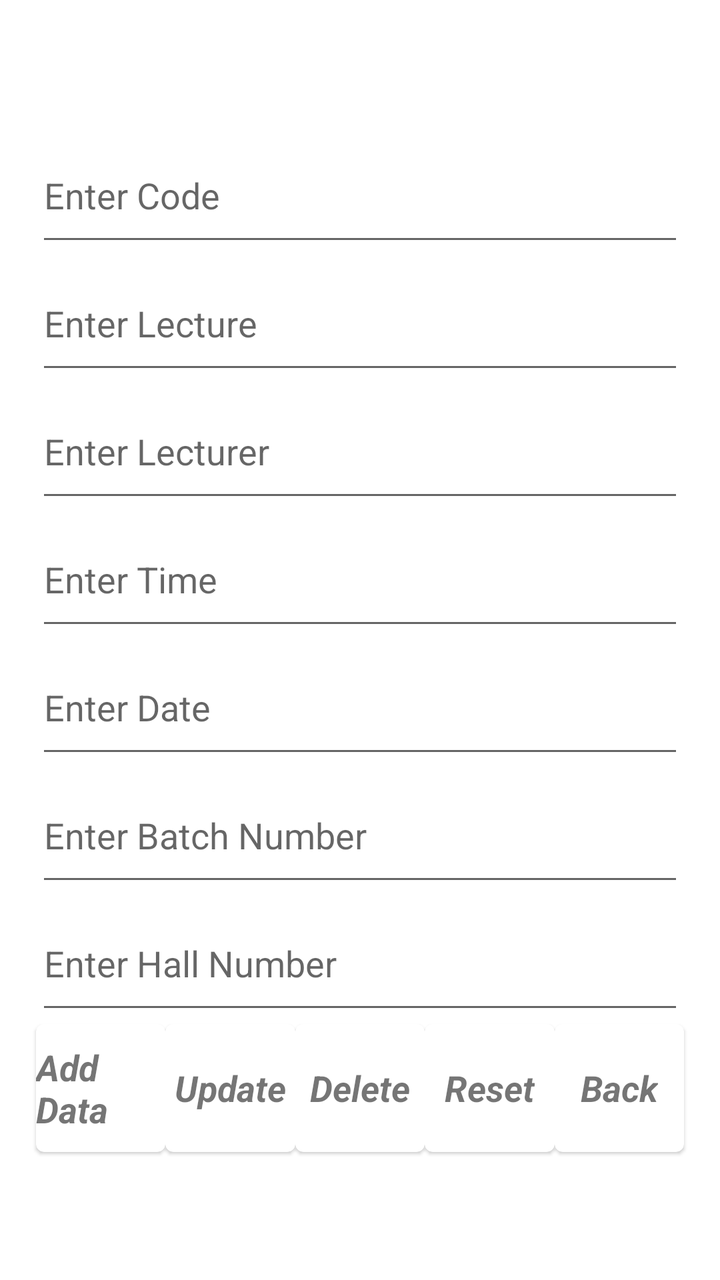
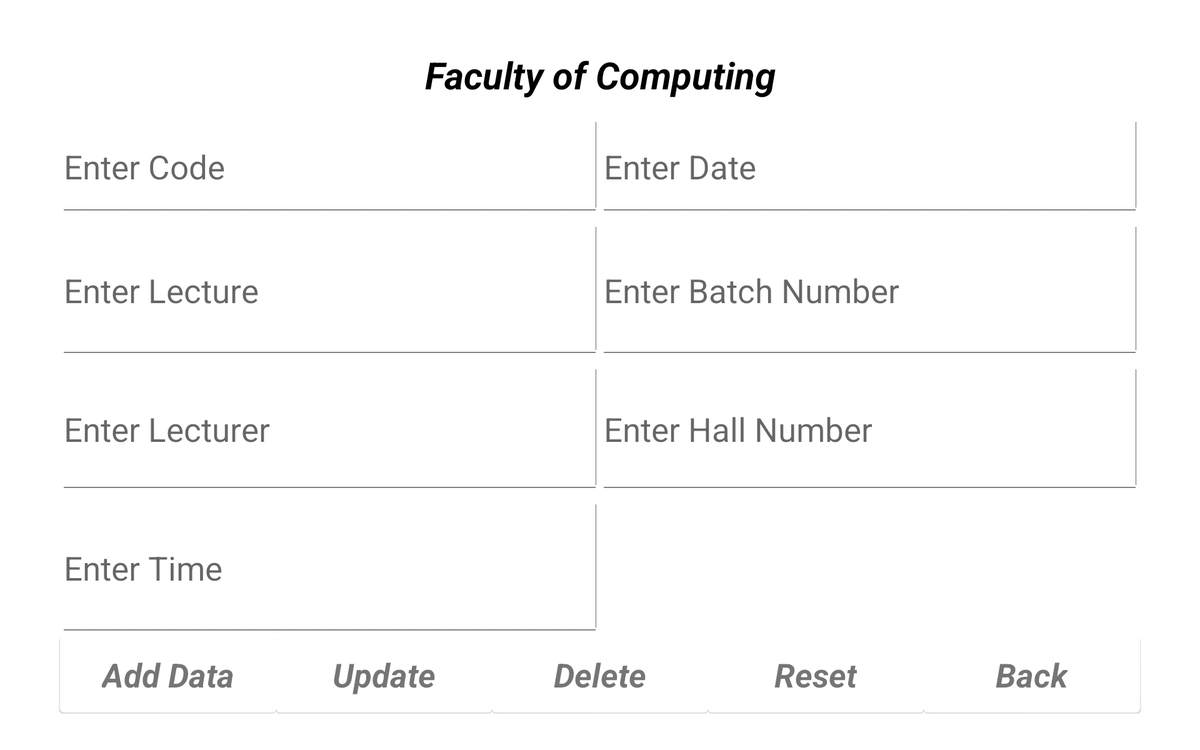

First picture: res/layout/ on a phone held upright. Second picture: the repository's own variant of that layout, on a device whose configuration matches the variant's folder. Source for both follows.
<!-- AndroidManifest.xml: application theme Theme.NSBMAssist -->
<!-- res/layout/activity_admin_foc_add_data.xml -->
<?xml version="1.0" encoding="utf-8"?>
<androidx.constraintlayout.widget.ConstraintLayout xmlns:android="http://schemas.android.com/apk/res/android"
    xmlns:app="http://schemas.android.com/apk/res-auto"
    xmlns:tools="http://schemas.android.com/tools"
    android:layout_width="match_parent"
    android:layout_height="match_parent"
    tools:context=".Activity.AdminFocAddDataActivity">

    <EditText
        android:id="@+id/adminFocCode"
        android:layout_width="0dp"
        android:layout_height="0dp"
        android:hint="@string/entCode"
        app:layout_constraintStart_toStartOf="@id/guidelineOne"
        app:layout_constraintEnd_toStartOf="@id/guidelineTwo"
        app:layout_constraintBottom_toTopOf="@id/guidelineFour"
        app:layout_constraintTop_toTopOf="@id/guidelineThree"/>

    <EditText
        android:id="@+id/adminFocLecture"
        android:layout_width="0dp"
        android:layout_height="0dp"
        android:hint="@string/entLect"
        app:layout_constraintStart_toStartOf="@id/guidelineOne"
        app:layout_constraintEnd_toStartOf="@id/guidelineTwo"
        app:layout_constraintBottom_toTopOf="@id/guidelineFive"
        app:layout_constraintTop_toTopOf="@id/guidelineFour"/>

    <EditText
        android:id="@+id/adminFocLecturerName"
        android:layout_width="0dp"
        android:layout_height="0dp"
        android:hint="@string/entLecturer"
        app:layout_constraintStart_toStartOf="@id/guidelineOne"
        app:layout_constraintEnd_toStartOf="@id/guidelineTwo"
        app:layout_constraintBottom_toTopOf="@id/guidelineSix"
        app:layout_constraintTop_toTopOf="@id/guidelineFive"/>

    <EditText
        android:id="@+id/adminFocTime"
        android:layout_width="0dp"
        android:layout_height="0dp"
        android:hint="@string/entTime"
        app:layout_constraintStart_toStartOf="@id/guidelineOne"
        app:layout_constraintEnd_toStartOf="@id/guidelineTwo"
        app:layout_constraintBottom_toTopOf="@id/guidelineSeven"
        app:layout_constraintTop_toTopOf="@id/guidelineSix"/>

    <EditText
        android:id="@+id/adminFocDate"
        android:layout_width="0dp"
        android:layout_height="0dp"
        android:hint="@string/entDate"
        app:layout_constraintStart_toStartOf="@id/guidelineOne"
        app:layout_constraintEnd_toStartOf="@id/guidelineTwo"
        app:layout_constraintBottom_toTopOf="@id/guidelineEight"
        app:layout_constraintTop_toTopOf="@id/guidelineSeven"/>

    <EditText
        android:id="@+id/adminFocBatchNum"
        android:layout_width="0dp"
        android:layout_height="0dp"
        android:hint="@string/entBatch"
        app:layout_constraintStart_toStartOf="@id/guidelineOne"
        app:layout_constraintEnd_toStartOf="@id/guidelineTwo"
        app:layout_constraintBottom_toTopOf="@id/guidelineNine"
        app:layout_constraintTop_toTopOf="@id/guidelineEight"/>

    <EditText
        android:id="@+id/adminFocHallNum"
        android:layout_width="0dp"
        android:layout_height="0dp"
        android:hint="@string/entHall"
        app:layout_constraintStart_toStartOf="@id/guidelineOne"
        app:layout_constraintEnd_toStartOf="@id/guidelineTwo"
        app:layout_constraintBottom_toTopOf="@id/guidelineTen"
        app:layout_constraintTop_toTopOf="@id/guidelineNine"/>

    <com.google.android.material.card.MaterialCardView
        android:layout_width="0dp"
        android:layout_height="0dp"
        app:layout_constraintBottom_toBottomOf="@id/guidelineEleven"
        app:layout_constraintEnd_toEndOf="@id/guidelineTwo"
        app:layout_constraintStart_toStartOf="@id/guidelineFifteen"
        app:layout_constraintTop_toTopOf="@id/guidelineTen">

        <ImageButton
            android:id="@+id/imBtnAdminFocBk"
            android:layout_width="match_parent"
            android:layout_height="match_parent"
            android:background="@android:color/transparent"
            android:foregroundTint="@color/cardview_dark_background"
            android:foregroundTintMode="screen"
            android:scaleType="centerCrop" />

        <TextView
            android:layout_width="wrap_content"
            android:layout_height="wrap_content"
            android:layout_gravity="center"
            android:text="@string/bk"
            android:textSize="18sp"
            android:textStyle="bold|italic" />

    </com.google.android.material.card.MaterialCardView>

    <com.google.android.material.card.MaterialCardView
        android:layout_width="0dp"
        android:layout_height="0dp"
        app:layout_constraintBottom_toBottomOf="@id/guidelineEleven"
        app:layout_constraintEnd_toEndOf="@id/guidelineTwelve"
        app:layout_constraintStart_toStartOf="@id/guidelineOne"
        app:layout_constraintTop_toTopOf="@id/guidelineTen">

        <ImageButton
            android:id="@+id/imBtnAdminFocAdd"
            android:layout_width="match_parent"
            android:layout_height="match_parent"
            android:background="@android:color/transparent"
            android:foregroundTint="@color/cardview_dark_background"
            android:foregroundTintMode="screen"
            android:scaleType="centerCrop" />

        <TextView
            android:layout_width="wrap_content"
            android:layout_height="wrap_content"
            android:layout_gravity="center"
            android:text="@string/ad"
            android:textSize="18sp"
            android:textStyle="bold|italic" />

    </com.google.android.material.card.MaterialCardView>

    <com.google.android.material.card.MaterialCardView
        android:layout_width="0dp"
        android:layout_height="0dp"
        app:layout_constraintBottom_toBottomOf="@id/guidelineEleven"
        app:layout_constraintEnd_toEndOf="@id/guidelineFifteen"
        app:layout_constraintStart_toStartOf="@id/guidelineFourteen"
        app:layout_constraintTop_toTopOf="@id/guidelineTen">

        <ImageButton
            android:id="@+id/imBtnAdminFocReset"
            android:layout_width="match_parent"
            android:layout_height="match_parent"
            android:background="@android:color/transparent"
            android:foregroundTint="@color/cardview_dark_background"
            android:foregroundTintMode="screen"
            android:scaleType="centerCrop" />

        <TextView
            android:layout_width="wrap_content"
            android:layout_height="wrap_content"
            android:layout_gravity="center"
            android:text="@string/Rst"
            android:textSize="18sp"
            android:textStyle="bold|italic" />

    </com.google.android.material.card.MaterialCardView>

    <com.google.android.material.card.MaterialCardView
        android:layout_width="0dp"
        android:layout_height="0dp"
        app:layout_constraintBottom_toBottomOf="@id/guidelineEleven"
        app:layout_constraintEnd_toEndOf="@id/guidelineThirteen"
        app:layout_constraintStart_toStartOf="@id/guidelineTwelve"
        app:layout_constraintTop_toTopOf="@id/guidelineTen">

        <ImageButton
            android:id="@+id/imBtnAdminFocUpdate"
            android:layout_width="match_parent"
            android:layout_height="match_parent"
            android:background="@android:color/transparent"
            android:foregroundTint="@color/cardview_dark_background"
            android:foregroundTintMode="screen"
            android:scaleType="centerCrop" />

        <TextView
            android:layout_width="wrap_content"
            android:layout_height="wrap_content"
            android:layout_gravity="center"
            android:text="@string/update"
            android:textSize="18sp"
            android:textStyle="bold|italic" />

    </com.google.android.material.card.MaterialCardView>

    <com.google.android.material.card.MaterialCardView
        android:layout_width="0dp"
        android:layout_height="0dp"
        app:layout_constraintBottom_toBottomOf="@id/guidelineEleven"
        app:layout_constraintEnd_toEndOf="@id/guidelineFourteen"
        app:layout_constraintStart_toStartOf="@id/guidelineThirteen"
        app:layout_constraintTop_toTopOf="@id/guidelineTen">

        <ImageButton
            android:id="@+id/imBtnAdminFocDelete"
            android:layout_width="match_parent"
            android:layout_height="match_parent"
            android:background="@android:color/transparent"
            android:foregroundTint="@color/cardview_dark_background"
            android:foregroundTintMode="screen"
            android:scaleType="centerCrop" />

        <TextView
            android:layout_width="wrap_content"
            android:layout_height="wrap_content"
            android:layout_gravity="center"
            android:text="@string/delete"
            android:textSize="18sp"
            android:textStyle="bold|italic" />

    </com.google.android.material.card.MaterialCardView>

    <androidx.constraintlayout.widget.Guideline
        android:id="@+id/guidelineOne"
        android:layout_width="wrap_content"
        android:layout_height="wrap_content"
        android:orientation="vertical"
        app:layout_constraintGuide_percent=".05" />

    <androidx.constraintlayout.widget.Guideline
        android:id="@+id/guidelineTwo"
        android:layout_width="wrap_content"
        android:layout_height="wrap_content"
        android:orientation="vertical"
        app:layout_constraintGuide_percent=".95" />

    <androidx.constraintlayout.widget.Guideline
        android:id="@+id/guidelineThree"
        android:layout_width="wrap_content"
        android:layout_height="wrap_content"
        android:orientation="horizontal"
        app:layout_constraintGuide_percent=".1" />

    <androidx.constraintlayout.widget.Guideline
        android:id="@+id/guidelineFour"
        android:layout_width="wrap_content"
        android:layout_height="wrap_content"
        android:orientation="horizontal"
        app:layout_constraintGuide_percent=".20" />

    <androidx.constraintlayout.widget.Guideline
        android:id="@+id/guidelineFive"
        android:layout_width="wrap_content"
        android:layout_height="wrap_content"
        android:orientation="horizontal"
        app:layout_constraintGuide_percent=".3" />

    <androidx.constraintlayout.widget.Guideline
        android:id="@+id/guidelineSix"
        android:layout_width="wrap_content"
        android:layout_height="wrap_content"
        android:orientation="horizontal"
        app:layout_constraintGuide_percent=".4" />

    <androidx.constraintlayout.widget.Guideline
        android:id="@+id/guidelineSeven"
        android:layout_width="wrap_content"
        android:layout_height="wrap_content"
        android:orientation="horizontal"
        app:layout_constraintGuide_percent=".5" />

    <androidx.constraintlayout.widget.Guideline
        android:id="@+id/guidelineEight"
        android:layout_width="wrap_content"
        android:layout_height="wrap_content"
        android:orientation="horizontal"
        app:layout_constraintGuide_percent=".6" />

    <androidx.constraintlayout.widget.Guideline
        android:id="@+id/guidelineNine"
        android:layout_width="wrap_content"
        android:layout_height="wrap_content"
        android:orientation="horizontal"
        app:layout_constraintGuide_percent=".7" />

    <androidx.constraintlayout.widget.Guideline
        android:id="@+id/guidelineTen"
        android:layout_width="wrap_content"
        android:layout_height="wrap_content"
        android:orientation="horizontal"
        app:layout_constraintGuide_percent=".8" />

    <androidx.constraintlayout.widget.Guideline
        android:id="@+id/guidelineEleven"
        android:layout_width="wrap_content"
        android:layout_height="wrap_content"
        android:orientation="horizontal"
        app:layout_constraintGuide_percent=".9" />

    <androidx.constraintlayout.widget.Guideline
        android:id="@+id/guidelineTwelve"
        android:layout_width="wrap_content"
        android:layout_height="wrap_content"
        android:orientation="vertical"
        app:layout_constraintGuide_percent=".23" />

    <androidx.constraintlayout.widget.Guideline
        android:id="@+id/guidelineThirteen"
        android:layout_width="wrap_content"
        android:layout_height="wrap_content"
        android:orientation="vertical"
        app:layout_constraintGuide_percent=".41" />

    <androidx.constraintlayout.widget.Guideline
        android:id="@+id/guidelineFourteen"
        android:layout_width="wrap_content"
        android:layout_height="wrap_content"
        android:orientation="vertical"
        app:layout_constraintGuide_percent=".59" />

    <androidx.constraintlayout.widget.Guideline
        android:id="@+id/guidelineFifteen"
        android:layout_width="wrap_content"
        android:layout_height="wrap_content"
        android:orientation="vertical"
        app:layout_constraintGuide_percent=".77" />
</androidx.constraintlayout.widget.ConstraintLayout>
<!-- resources referenced by this layout -->
<resources>
  <string name="Rst">Reset</string>
  <string name="ad">Add Data</string>
  <string name="bk">Back</string>
  <string name="delete">Delete</string>
  <string name="entBatch">Enter Batch Number</string>
  <string name="entCode">Enter Code</string>
  <string name="entDate">Enter Date</string>
  <string name="entHall">Enter Hall Number</string>
  <string name="entLect">Enter Lecture</string>
  <string name="entLecturer">Enter Lecturer</string>
  <string name="entTime">Enter Time</string>
  <string name="update">Update</string>
  <style name="Theme.NSBMAssist" parent="Theme.MaterialComponents.DayNight.DarkActionBar">
          
          <item name="colorPrimary">@color/mainGreen</item>
          <item name="colorPrimaryVariant">@color/mainGreen</item>
          <item name="colorOnPrimary">@color/white</item>
          
          <item name="colorSecondary">@color/teal_200</item>
          <item name="colorSecondaryVariant">@color/teal_700</item>
          <item name="colorOnSecondary">@color/black</item>
          
          <item name="android:statusBarColor" tools:targetApi="l">?attr/colorPrimaryVariant</item>
          
      </style>
  <color name="mainGreen">#35D624</color>
  <color name="white">#FFFFFFFF</color>
  <color name="teal_200">#FF03DAC5</color>
  <color name="teal_700">#FF018786</color>
  <color name="black">#FF000000</color>
</resources>
<!-- res/layout-xlarge-land/activity_admin_foc_add_data.xml (the repository's variant of the layout above) -->
<!-- drawn on a large tablet held sideways -->
<?xml version="1.0" encoding="utf-8"?>
<androidx.constraintlayout.widget.ConstraintLayout xmlns:android="http://schemas.android.com/apk/res/android"
    xmlns:app="http://schemas.android.com/apk/res-auto"
    xmlns:tools="http://schemas.android.com/tools"
    android:layout_width="match_parent"
    android:layout_height="match_parent"
    tools:context=".Activity.Foc.AdminFocEditActivity">

    <TextView
        android:layout_width="0dp"
        android:layout_height="0dp"
        android:text="@string/foc"
        android:gravity="center"
        android:textColor="@color/black"
        android:textStyle="bold|italic"
        android:textSize="40sp"
        app:layout_constraintStart_toStartOf="@id/guidelineOne"
        app:layout_constraintEnd_toStartOf="@id/guidelineTwo"
        app:layout_constraintBottom_toTopOf="@id/guidelineThree"
        app:layout_constraintTop_toTopOf="@id/guidelineSeven" />

    <EditText
        android:id="@+id/adminFocCode"
        android:layout_width="0dp"
        android:layout_height="0dp"
        android:hint="@string/entCode"
        android:textSize="35sp"
        app:layout_constraintStart_toStartOf="@id/guidelineOne"
        app:layout_constraintEnd_toStartOf="@id/guidelineNine"
        app:layout_constraintBottom_toTopOf="@id/guidelineFour"
        app:layout_constraintTop_toTopOf="@id/guidelineThree"/>

    <EditText
        android:id="@+id/adminFocLecture"
        android:layout_width="0dp"
        android:layout_height="0dp"
        android:hint="@string/entLect"
        android:textSize="35sp"
        app:layout_constraintStart_toStartOf="@id/guidelineOne"
        app:layout_constraintEnd_toStartOf="@id/guidelineNine"
        app:layout_constraintBottom_toTopOf="@id/guidelineFive"
        app:layout_constraintTop_toTopOf="@id/guidelineFour"/>

    <EditText
        android:id="@+id/adminFocLecturerName"
        android:layout_width="0dp"
        android:layout_height="0dp"
        android:hint="@string/entLecturer"
        android:textSize="35sp"
        app:layout_constraintStart_toStartOf="@id/guidelineOne"
        app:layout_constraintEnd_toStartOf="@id/guidelineNine"
        app:layout_constraintBottom_toTopOf="@id/guidelineSix"
        app:layout_constraintTop_toTopOf="@id/guidelineFive"/>

    <EditText
        android:id="@+id/adminFocTime"
        android:layout_width="0dp"
        android:layout_height="0dp"
        android:hint="@string/entTime"
        android:textSize="35sp"
        app:layout_constraintStart_toStartOf="@id/guidelineOne"
        app:layout_constraintEnd_toStartOf="@id/guidelineNine"
        app:layout_constraintBottom_toTopOf="@id/guidelineTen"
        app:layout_constraintTop_toTopOf="@id/guidelineSix"/>

    <EditText
        android:id="@+id/adminFocDate"
        android:layout_width="0dp"
        android:layout_height="0dp"
        android:hint="@string/entDate"
        android:textSize="35sp"
        app:layout_constraintStart_toStartOf="@id/guidelineNine"
        app:layout_constraintEnd_toStartOf="@id/guidelineTwo"
        app:layout_constraintBottom_toTopOf="@id/guidelineFour"
        app:layout_constraintTop_toTopOf="@id/guidelineThree"/>

    <EditText
        android:id="@+id/adminFocBatchNum"
        android:layout_width="0dp"
        android:layout_height="0dp"
        android:hint="@string/entBatch"
        android:textSize="35sp"
        app:layout_constraintStart_toStartOf="@id/guidelineNine"
        app:layout_constraintEnd_toStartOf="@id/guidelineTwo"
        app:layout_constraintBottom_toTopOf="@id/guidelineFive"
        app:layout_constraintTop_toTopOf="@id/guidelineFour"/>

    <EditText
        android:id="@+id/adminFocHallNum"
        android:layout_width="0dp"
        android:layout_height="0dp"
        android:hint="@string/entHall"
        android:textSize="35sp"
        app:layout_constraintStart_toStartOf="@id/guidelineNine"
        app:layout_constraintEnd_toStartOf="@id/guidelineTwo"
        app:layout_constraintBottom_toTopOf="@id/guidelineSix"
        app:layout_constraintTop_toTopOf="@id/guidelineFive"/>

    <com.google.android.material.card.MaterialCardView
        android:layout_width="0dp"
        android:layout_height="0dp"
        app:layout_constraintBottom_toBottomOf="@id/guidelineEleven"
        app:layout_constraintEnd_toEndOf="@id/guidelineTwo"
        app:layout_constraintStart_toStartOf="@id/guidelineFifteen"
        app:layout_constraintTop_toTopOf="@id/guidelineTen">

        <ImageButton
            android:id="@+id/imBtnAdminFocBk"
            android:layout_width="match_parent"
            android:layout_height="match_parent"
            android:background="@android:color/transparent"
            android:foregroundTint="@color/cardview_dark_background"
            android:foregroundTintMode="screen"
            android:scaleType="centerCrop" />

        <TextView
            android:layout_width="wrap_content"
            android:layout_height="wrap_content"
            android:layout_gravity="center"
            android:text="@string/bk"
            android:textSize="35sp"
            android:textStyle="bold|italic" />

    </com.google.android.material.card.MaterialCardView>

    <com.google.android.material.card.MaterialCardView
        android:layout_width="0dp"
        android:layout_height="0dp"
        app:layout_constraintBottom_toBottomOf="@id/guidelineEleven"
        app:layout_constraintEnd_toEndOf="@id/guidelineTwelve"
        app:layout_constraintStart_toStartOf="@id/guidelineOne"
        app:layout_constraintTop_toTopOf="@id/guidelineTen">

        <ImageButton
            android:id="@+id/imBtnAdminFocAdd"
            android:layout_width="match_parent"
            android:layout_height="match_parent"
            android:background="@android:color/transparent"
            android:foregroundTint="@color/cardview_dark_background"
            android:foregroundTintMode="screen"
            android:scaleType="centerCrop" />

        <TextView
            android:layout_width="wrap_content"
            android:layout_height="wrap_content"
            android:layout_gravity="center"
            android:text="@string/ad"
            android:textSize="35sp"
            android:textStyle="bold|italic" />

    </com.google.android.material.card.MaterialCardView>

    <com.google.android.material.card.MaterialCardView
        android:layout_width="0dp"
        android:layout_height="0dp"
        app:layout_constraintBottom_toBottomOf="@id/guidelineEleven"
        app:layout_constraintEnd_toEndOf="@id/guidelineFifteen"
        app:layout_constraintStart_toStartOf="@id/guidelineFourteen"
        app:layout_constraintTop_toTopOf="@id/guidelineTen">

        <ImageButton
            android:id="@+id/imBtnAdminFocReset"
            android:layout_width="match_parent"
            android:layout_height="match_parent"
            android:background="@android:color/transparent"
            android:foregroundTint="@color/cardview_dark_background"
            android:foregroundTintMode="screen"
            android:scaleType="centerCrop" />

        <TextView
            android:layout_width="wrap_content"
            android:layout_height="wrap_content"
            android:layout_gravity="center"
            android:text="@string/Rst"
            android:textSize="35sp"
            android:textStyle="bold|italic" />

    </com.google.android.material.card.MaterialCardView>

    <com.google.android.material.card.MaterialCardView
        android:layout_width="0dp"
        android:layout_height="0dp"
        app:layout_constraintBottom_toBottomOf="@id/guidelineEleven"
        app:layout_constraintEnd_toEndOf="@id/guidelineThirteen"
        app:layout_constraintStart_toStartOf="@id/guidelineTwelve"
        app:layout_constraintTop_toTopOf="@id/guidelineTen">

        <ImageButton
            android:id="@+id/imBtnAdminFocUpdate"
            android:layout_width="match_parent"
            android:layout_height="match_parent"
            android:background="@android:color/transparent"
            android:foregroundTint="@color/cardview_dark_background"
            android:foregroundTintMode="screen"
            android:scaleType="centerCrop" />

        <TextView
            android:layout_width="wrap_content"
            android:layout_height="wrap_content"
            android:layout_gravity="center"
            android:text="@string/update"
            android:textSize="35sp"
            android:textStyle="bold|italic" />

    </com.google.android.material.card.MaterialCardView>

    <com.google.android.material.card.MaterialCardView
        android:layout_width="0dp"
        android:layout_height="0dp"
        app:layout_constraintBottom_toBottomOf="@id/guidelineEleven"
        app:layout_constraintEnd_toEndOf="@id/guidelineFourteen"
        app:layout_constraintStart_toStartOf="@id/guidelineThirteen"
        app:layout_constraintTop_toTopOf="@id/guidelineTen">

        <ImageButton
            android:id="@+id/imBtnAdminFocDelete"
            android:layout_width="match_parent"
            android:layout_height="match_parent"
            android:background="@android:color/transparent"
            android:foregroundTint="@color/cardview_dark_background"
            android:foregroundTintMode="screen"
            android:scaleType="centerCrop" />

        <TextView
            android:layout_width="wrap_content"
            android:layout_height="wrap_content"
            android:layout_gravity="center"
            android:text="@string/delete"
            android:textSize="35sp"
            android:textStyle="bold|italic" />

    </com.google.android.material.card.MaterialCardView>

    <androidx.constraintlayout.widget.Guideline
        android:id="@+id/guidelineOne"
        android:layout_width="wrap_content"
        android:layout_height="wrap_content"
        android:orientation="vertical"
        app:layout_constraintGuide_percent=".05" />

    <androidx.constraintlayout.widget.Guideline
        android:id="@+id/guidelineTwo"
        android:layout_width="wrap_content"
        android:layout_height="wrap_content"
        android:orientation="vertical"
        app:layout_constraintGuide_percent=".95" />


    <androidx.constraintlayout.widget.Guideline
        android:id="@+id/guidelineThree"
        android:layout_width="wrap_content"
        android:layout_height="wrap_content"
        android:orientation="horizontal"
        app:layout_constraintGuide_percent=".15" />

    <androidx.constraintlayout.widget.Guideline
        android:id="@+id/guidelineFour"
        android:layout_width="wrap_content"
        android:layout_height="wrap_content"
        android:orientation="horizontal"
        app:layout_constraintGuide_percent=".29" />

    <androidx.constraintlayout.widget.Guideline
        android:id="@+id/guidelineFive"
        android:layout_width="wrap_content"
        android:layout_height="wrap_content"
        android:orientation="horizontal"
        app:layout_constraintGuide_percent=".48" />

    <androidx.constraintlayout.widget.Guideline
        android:id="@+id/guidelineSix"
        android:layout_width="wrap_content"
        android:layout_height="wrap_content"
        android:orientation="horizontal"
        app:layout_constraintGuide_percent=".66" />

    <androidx.constraintlayout.widget.Guideline
        android:id="@+id/guidelineSeven"
        android:layout_width="wrap_content"
        android:layout_height="wrap_content"
        android:orientation="horizontal"
        app:layout_constraintGuide_percent=".05" />

    <androidx.constraintlayout.widget.Guideline
        android:id="@+id/guidelineNine"
        android:layout_width="wrap_content"
        android:layout_height="wrap_content"
        android:orientation="vertical"
        app:layout_constraintGuide_percent=".5" />


    <androidx.constraintlayout.widget.Guideline
        android:id="@+id/guidelineTen"
        android:layout_width="wrap_content"
        android:layout_height="wrap_content"
        android:orientation="horizontal"
        app:layout_constraintGuide_percent=".85" />

    <androidx.constraintlayout.widget.Guideline
        android:id="@+id/guidelineEleven"
        android:layout_width="wrap_content"
        android:layout_height="wrap_content"
        android:orientation="horizontal"
        app:layout_constraintGuide_percent=".95" />

    <androidx.constraintlayout.widget.Guideline
        android:id="@+id/guidelineTwelve"
        android:layout_width="wrap_content"
        android:layout_height="wrap_content"
        android:orientation="vertical"
        app:layout_constraintGuide_percent=".23" />

    <androidx.constraintlayout.widget.Guideline
        android:id="@+id/guidelineThirteen"
        android:layout_width="wrap_content"
        android:layout_height="wrap_content"
        android:orientation="vertical"
        app:layout_constraintGuide_percent=".41" />

    <androidx.constraintlayout.widget.Guideline
        android:id="@+id/guidelineFourteen"
        android:layout_width="wrap_content"
        android:layout_height="wrap_content"
        android:orientation="vertical"
        app:layout_constraintGuide_percent=".59" />

    <androidx.constraintlayout.widget.Guideline
        android:id="@+id/guidelineFifteen"
        android:layout_width="wrap_content"
        android:layout_height="wrap_content"
        android:orientation="vertical"
        app:layout_constraintGuide_percent=".77" />
</androidx.constraintlayout.widget.ConstraintLayout>
<!-- resources referenced by the variant -->
<!-- as a large tablet held sideways resolves them -->
<resources>
  <color name="black">#FF000000</color>
  <string name="Rst">Reset</string>
  <string name="ad">Add Data</string>
  <string name="bk">Back</string>
  <string name="delete">Delete</string>
  <string name="entBatch">Enter Batch Number</string>
  <string name="entCode">Enter Code</string>
  <string name="entDate">Enter Date</string>
  <string name="entHall">Enter Hall Number</string>
  <string name="entLect">Enter Lecture</string>
  <string name="entLecturer">Enter Lecturer</string>
  <string name="entTime">Enter Time</string>
  <string name="foc">Faculty of Computing</string>
  <string name="update">Update</string>
  <style name="Theme.NSBMAssist" parent="Theme.MaterialComponents.DayNight.DarkActionBar">
          
          <item name="colorPrimary">@color/mainGreen</item>
          <item name="colorPrimaryVariant">@color/mainGreen</item>
          <item name="colorOnPrimary">@color/white</item>
          
          <item name="colorSecondary">@color/teal_200</item>
          <item name="colorSecondaryVariant">@color/teal_700</item>
          <item name="colorOnSecondary">@color/black</item>
          
          <item name="android:statusBarColor" tools:targetApi="l">?attr/colorPrimaryVariant</item>
          
      </style>
  <color name="mainGreen">#35D624</color>
  <color name="white">#FFFFFFFF</color>
  <color name="teal_200">#FF03DAC5</color>
  <color name="teal_700">#FF018786</color>
</resources>
